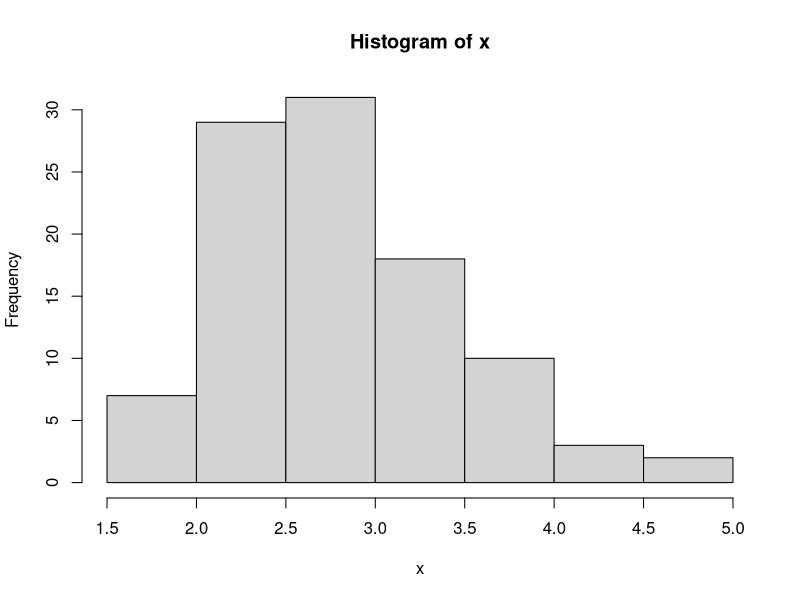
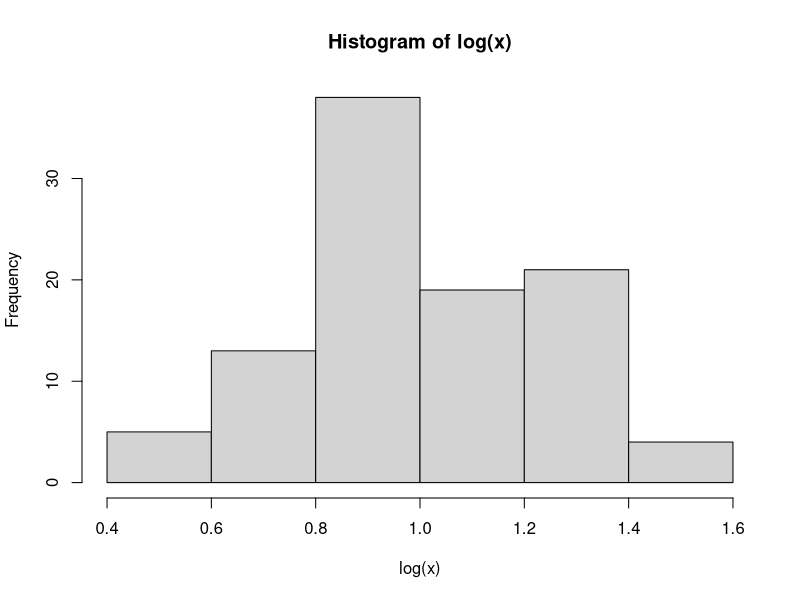

Here is the R script that generated these plots, in order:
## ---- chunk 1
knitr::opts_chunk$set(echo = TRUE)
## ---- chunk 2
set.seed(5)
x <- rlnorm(100, meanlog = 1, sdlog = 0.25)
print(x)
## ---- chunk 3
hist(x)
hist(log(x))
## ---- chunk 4
print(mean(x))
print(var(x))
print(sd(x))
